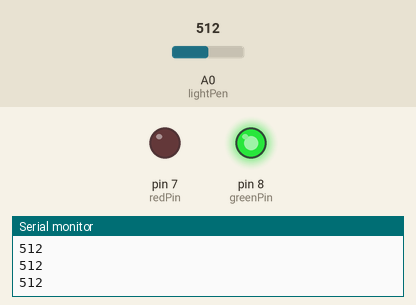
The sketch below on a simulated Arduino Uno, built with avr-gcc and run on an emulated ATmega328P. Shown: output pins drawn as LEDs (lit = HIGH), the last lines printed to the serial monitor. The test bench sets the inputs (shaded band); at power-on: A0 (lightPen) = 512.

Above: at 1.2 s.
1.3 s: A0 (lightPen) set to 309
2.9 s: A0 (lightPen) set to 287
At 4.3 s:
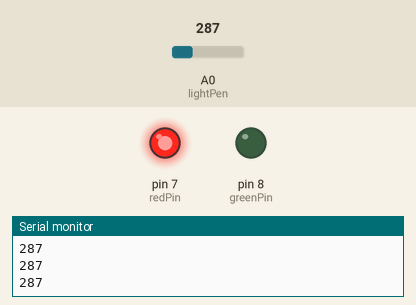
4.7 s: A0 (lightPen) set to 306
At 6.2 s:
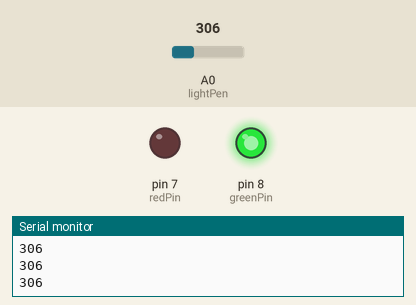
6.5 s: A0 (lightPen) set to 290
At 7.1 s:
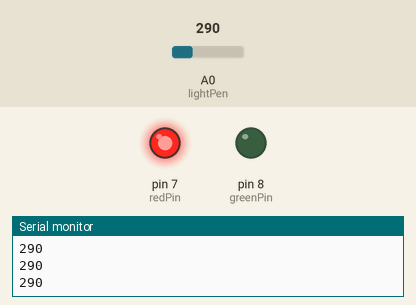
Timing chart, 0 to 9.2 s (numbered marks = the images above; inputs shaded):
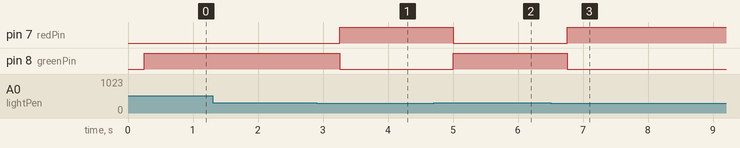

Measured:
- the behaviour switches between 300 and 299 on A0 (lightPen) (found by bisection; images 0 and 1)
- after the input at 2.9 s, pin 7 (redPin): LOW → HIGH after 0.35 s; pin 8 (greenPin): HIGH → LOW after 0.35 s
- after the input at 4.7 s, pin 7 (redPin): HIGH → LOW after 0.31 s; pin 8 (greenPin): LOW → HIGH after 0.31 s
- after the input at 6.5 s, pin 7 (redPin): LOW → HIGH after 0.26 s; pin 8 (greenPin): HIGH → LOW after 0.26 s

The sketch:

25_Understanding_Photoresistors.ino
```cpp
int lightPen = A0;
int lightVal;
int delayVal = 250;
int redPin = 7;
int greenPin = 8;

void setup() {
  // put your setup code here, to run once:
  pinMode(lightPen, INPUT);
  pinMode(redPin, OUTPUT);
  pinMode(greenPin, OUTPUT);
  Serial.begin(9600);
}

void loop() {
  // put your main code here, to run repeatedly:
  lightVal = analogRead(lightPen);
  Serial.println(lightVal);
  delay(delayVal);

  if (lightVal < 300) {
    digitalWrite(redPin, HIGH);
    digitalWrite(greenPin, LOW);
  } else {
    digitalWrite(redPin, LOW);
    digitalWrite(greenPin, HIGH);
  }
}
```
